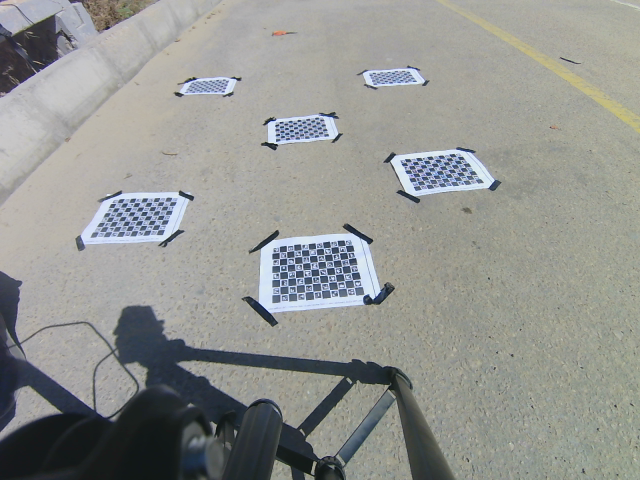
#> input picture front_h59_p45.png, 640 x 480 px
$ python extrinsic_from_chekcerboard.py front_h59_p45.png
#> lines starting #> are read from the running program, lines starting #| are printed output that depends on the picture
"""
extrinsic_from_checkerboard.py
-------------------------------
Paper's method: lay checkerboard(s) flat on ground in front of camera,
take ONE image, detect corners automatically, get world coords,
compute H via RANSAC → BEV.

HOW TO USE:
  1. Print a checkerboard (or use existing one)
  2. Lay it FLAT on the ground in front of the camera
  3. Take a photo with the camera mounted on the rover
  4. Run: python3 extrinsic_from_checkerboard.py your_image.jpg
  5. If it works, saves H to bev_H.json for use in bev_maker.py

IMPORTANT settings to change:
  SQUARE_SIZE  = real size of one square in METRES (measure with ruler)
  BOARD_W, BOARD_H = number of INNER corners (not squares) on your board
                     e.g. a 6x9 square board has 5x8 inner corners
"""

import cv2
import numpy as np
import json

# ─────────────────────────────────────────────
# SETTINGS — change these to match your checkerboard
# ─────────────────────────────────────────────
SQUARE_SIZE = 0.10        # metres — measure one square on your printed board
BOARD_W     = 5           # inner corners horizontally (columns - 1)
BOARD_H     = 7           # inner corners vertically   (rows - 1)

# Output BEV region (same as ipm script)
GROUND_X_LEFT  = -2.0
GROUND_X_RIGHT =  2.0
GROUND_Y_NEAR  =  0.5
GROUND_Y_FAR   =  5.0
PIXELS_PER_METER = 100

# ─────────────────────────────────────────────
# INTRINSICS (from your calibration)
# ─────────────────────────────────────────────
K = np.array([
    [240.32319761,   0.,         310.18861609],
    [  0.,         241.48387481, 194.53783189],
    [  0.,           0.,           1.        ]
], dtype=np.float64)

DIST = np.array(
    [-0.03394111, 0.06001386, -0.00282427, 0.00279054, -0.0454231],
    dtype=np.float64
)


def detect_corners(img_gray):
    """Detect checkerboard corners in image."""
    pattern = (BOARD_W, BOARD_H)
    flags = (cv2.CALIB_CB_ADAPTIVE_THRESH +
             cv2.CALIB_CB_NORMALIZE_IMAGE +
             cv2.CALIB_CB_FAST_CHECK)
    found, corners = cv2.findChessboardCorners(img_gray, pattern, flags)

    if not found:
        # Try the newer findChessboardCornersSB which is more robust
        found, corners = cv2.findChessboardCornersSB(img_gray, pattern)

    if found:
        # Refine to sub-pixel accuracy
        term = (cv2.TERM_CRITERIA_EPS + cv2.TERM_CRITERIA_COUNT, 30, 0.001)
        corners = cv2.cornerSubPix(img_gray, corners, (11, 11), (-1, -1), term)

    return found, corners


# [12 lines left out: function build_world_points, not called in this run]


def compute_H_from_checkerboard(img_path: str):
#> called with img_path = 'front_h59_p45.png'
    img_raw  = cv2.imread(img_path)
#> img_raw is the input picture: shape (480, 640, 3); mean B, G, R 144.6, 148.3, 146.7
    if img_raw is None:
        raise FileNotFoundError(f"Cannot read: {img_path}")

    # Step 1 — undistort (paper does this first)
    img_undist = cv2.undistort(img_raw, K, DIST)
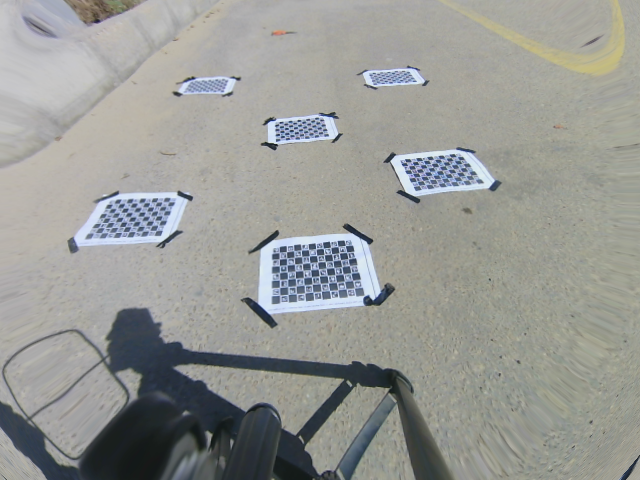
#> img_undist: shape (480, 640, 3); mean B, G, R 148.9, 152.8, 151.4
    img_gray   = cv2.cvtColor(img_undist, cv2.COLOR_BGR2GRAY)
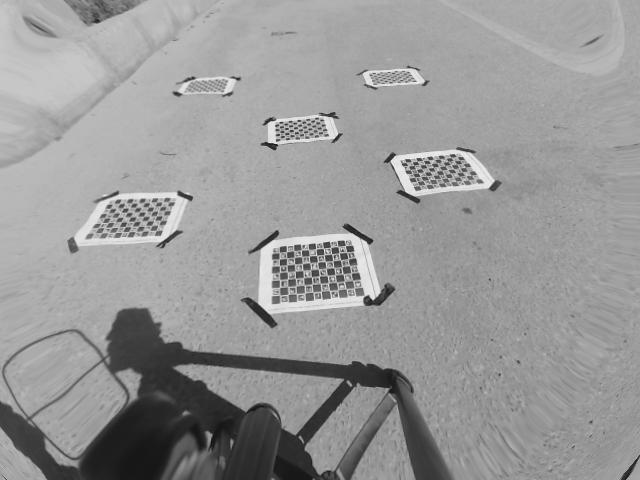
#> img_gray: shape (480, 640); min 20, max 234, mean 151.9

    print(f"[INFO] Image: {img_raw.shape[1]}×{img_raw.shape[0]}")
#| [INFO] Image: 640×480
    print(f"[INFO] Looking for {BOARD_W}×{BOARD_H} inner corners "
          f"(square size = {SQUARE_SIZE*100:.0f} cm)")

    # Step 2 — detect corners → pixel coordinates
    found, img_corners = detect_corners(img_gray)
#> in detect_corners, `found, corners = cv2.findChessboardCorners(img_gray, pattern, flags)`: found = False; corners = None
#> found = False
    if not found:
        print("[FAIL] Checkerboard not detected. Check:")
        print("  - BOARD_W and BOARD_H match your actual board inner corners")
        print("  - Board is fully visible and flat on ground")
        print("  - Good lighting, no glare")
        return None, None

    img_pts   = img_corners.reshape(-1, 2)           # shape (N, 2)
    world_pts = build_world_points()                  # shape (N, 3)
    world_pts_2d = world_pts[:, :2]                   # shape (N, 2) — Z=0 so drop it

    print(f"[OK] Detected {len(img_pts)} corners")

    # Step 3 — RANSAC homography (paper's approach: many points → robust H)
    # img_pts  = where corners appear in the undistorted image (pixels)
    # world_pts_2d = where those corners are on the ground (metres)
    H, mask = cv2.findHomography(
        img_pts, world_pts_2d,
        method=cv2.RANSAC,
        ransacReprojThreshold=0.01   # metres — tight threshold
    )

    n_inliers = int(mask.sum())
    print(f"[INFO] RANSAC inliers: {n_inliers}/{len(img_pts)}")

    if n_inliers < 8:
        print("[WARN] Too few inliers — result may be unreliable")

    # Verify: reproject corners and check error
    errors = []
    for px, world2 in zip(img_pts, world_pts_2d):
        pt = H @ np.array([px[0], px[1], 1.0])
        pt /= pt[2]
        errors.append(np.linalg.norm(pt[:2] - world2))
    print(f"[INFO] Reprojection error: mean={np.mean(errors)*100:.1f} cm  "
          f"max={np.max(errors)*100:.1f} cm")

    # Draw detection for visual check
    vis = cv2.drawChessboardCorners(img_undist.copy(),
                                     (BOARD_W, BOARD_H), img_corners, found)
    cv2.imwrite("corners_detected.png", vis)
    print("[SAVED] corners_detected.png — check this looks correct!")

    return H, img_undist


# [45 lines left out: function warp_to_bev, not called in this run]


if __name__ == "__main__":
    import sys
    img_path = sys.argv[1] if len(sys.argv) > 1 else "checkerboard_ground.jpg"

    H, img_undist = compute_H_from_checkerboard(img_path)

    if H is not None:
        # Save H for use in bev_maker.py / bev_node.py
        with open("bev_H_from_checkerboard.json", "w") as f:
            json.dump({"front": H.tolist()}, f, indent=2)
        print("\n[SAVED] bev_H_from_checkerboard.json")

        bev = warp_to_bev(img_undist, H)
        cv2.imwrite("bev_checkerboard_result.png", bev)
        print("[SAVED] bev_checkerboard_result.png")

        cv2.namedWindow("BEV result", cv2.WINDOW_NORMAL)
        cv2.imshow("BEV result", bev)
        cv2.waitKey(0)
        cv2.destroyAllWindows()

$ run again, on front_h59_p75.png
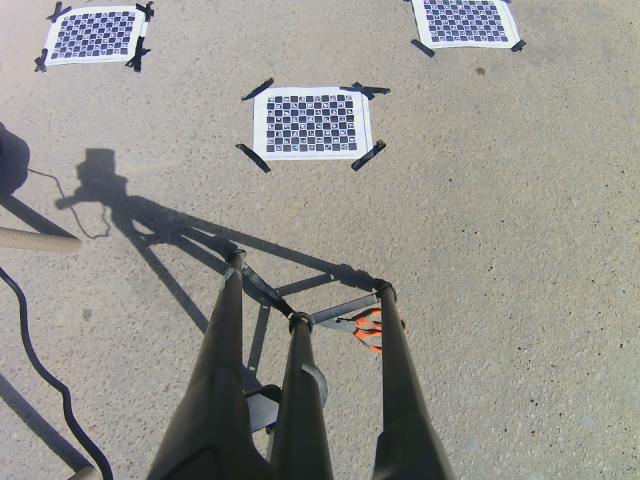
#> input picture front_h59_p75.png, 640 x 480 px
#> in compute_H_from_checkerboard, img_raw is the input picture: shape (480, 640, 3); mean B, G, R 142.3, 147.7, 149
#> in compute_H_from_checkerboard, `img_undist = cv2.undistort(img_raw, K, DIST)`:
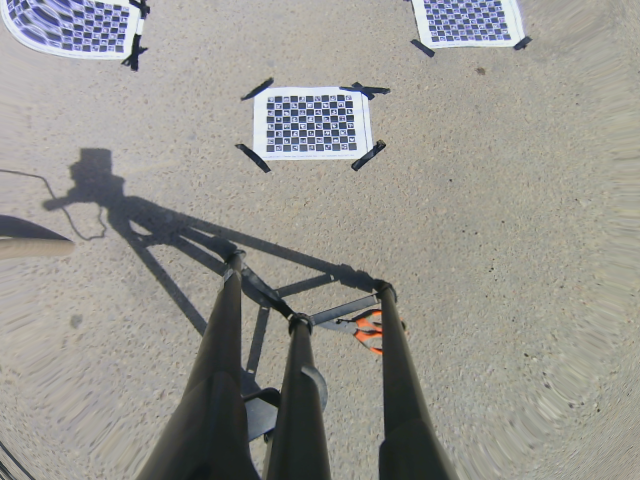
#> img_undist: shape (480, 640, 3); mean B, G, R 143.4, 149, 150.4
#> in compute_H_from_checkerboard, `img_gray   = cv2.cvtColor(img_undist, cv2.COLOR_BGR2GRAY)`:
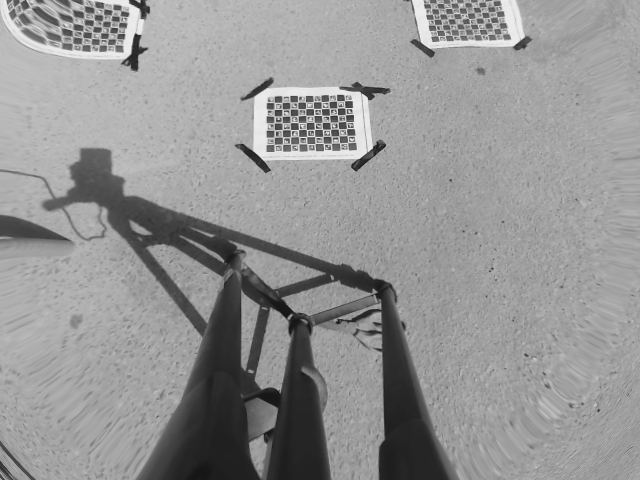
#> img_gray: shape (480, 640); min 20, max 236, mean 148.7
#| [INFO] Image: 640×480
#> in detect_corners, `found, corners = cv2.findChessboardCorners(img_gray, pattern, flags)`: found = False; corners = None
#> in compute_H_from_checkerboard, `found, img_corners = detect_corners(img_gray)`: found = False

$ run again, on front_h70_p45.png
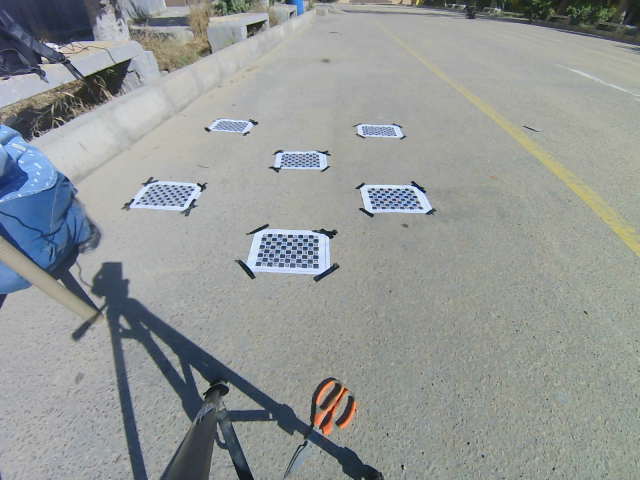
#> input picture front_h70_p45.png, 640 x 480 px
#> in compute_H_from_checkerboard, img_raw is the input picture: shape (480, 640, 3); mean B, G, R 150.6, 151.9, 147.8
#> in compute_H_from_checkerboard, `img_undist = cv2.undistort(img_raw, K, DIST)`:
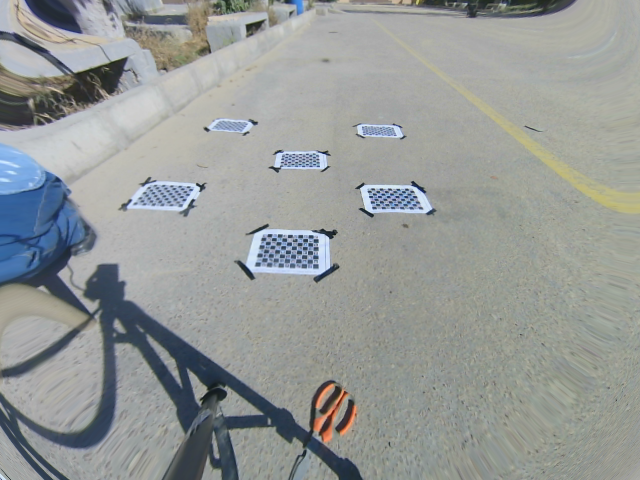
#> img_undist: shape (480, 640, 3); mean B, G, R 151.5, 153.2, 149.4
#> in compute_H_from_checkerboard, `img_gray   = cv2.cvtColor(img_undist, cv2.COLOR_BGR2GRAY)`:
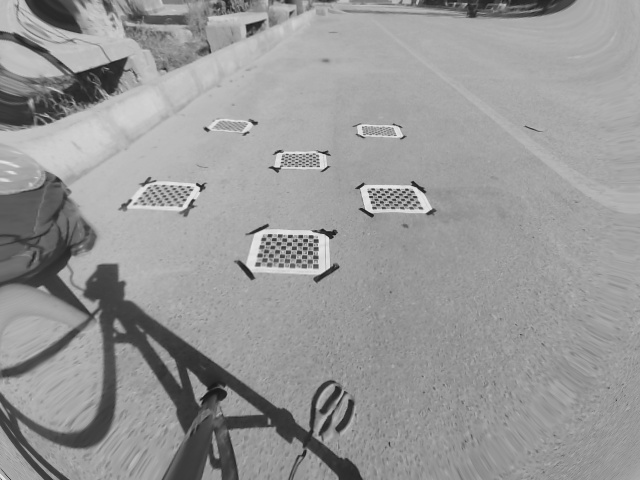
#> img_gray: shape (480, 640); min 24, max 232, mean 151.8
#| [INFO] Image: 640×480
#> in detect_corners, `found, corners = cv2.findChessboardCorners(img_gray, pattern, flags)`: found = False; corners = None
#> in compute_H_from_checkerboard, `found, img_corners = detect_corners(img_gray)`: found = False

$ run again, on front_h70_p60.png
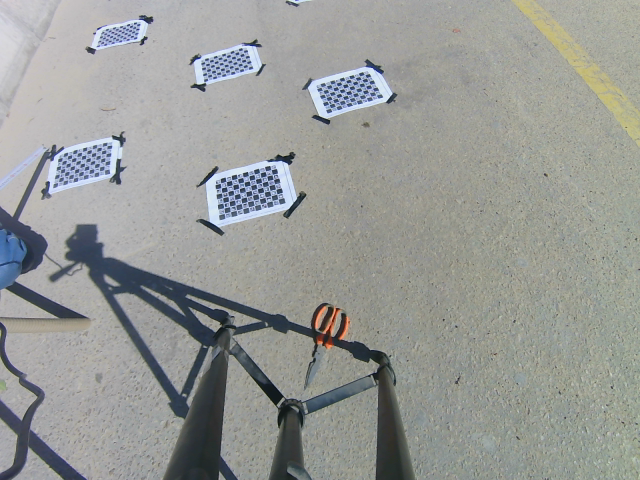
#> input picture front_h70_p60.png, 640 x 480 px
#> in compute_H_from_checkerboard, img_raw is the input picture: shape (480, 640, 3); mean B, G, R 150.6, 153.6, 151.5
#> in compute_H_from_checkerboard, `img_undist = cv2.undistort(img_raw, K, DIST)`:
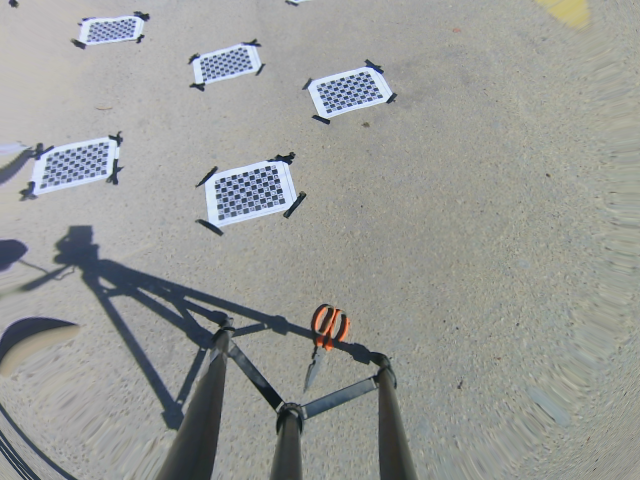
#> img_undist: shape (480, 640, 3); mean B, G, R 150.5, 153.4, 151.6
#> in compute_H_from_checkerboard, `img_gray   = cv2.cvtColor(img_undist, cv2.COLOR_BGR2GRAY)`:
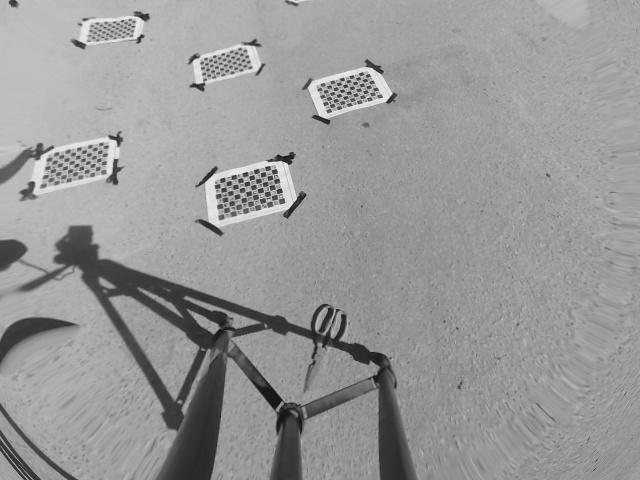
#> img_gray: shape (480, 640); min 19, max 234, mean 152.5
#| [INFO] Image: 640×480
#> in detect_corners, `found, corners = cv2.findChessboardCorners(img_gray, pattern, flags)`: found = False; corners = None
#> in compute_H_from_checkerboard, `found, img_corners = detect_corners(img_gray)`: found = False
